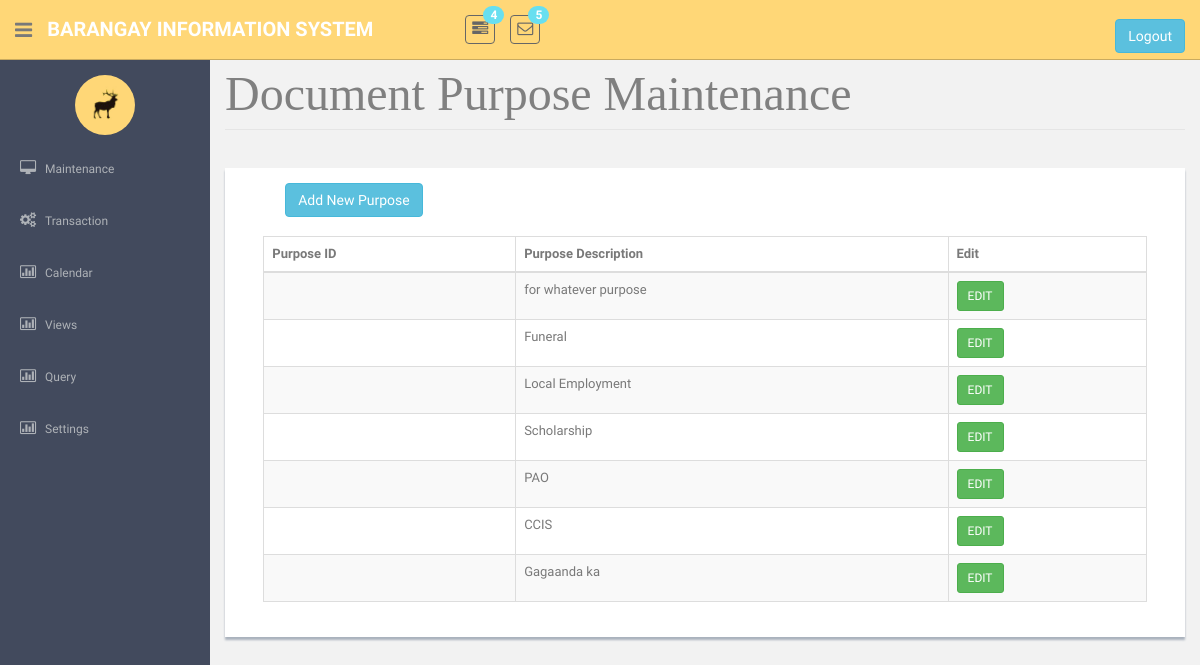
The page /DocumentPMaintenance.php on the database as committed earlier.
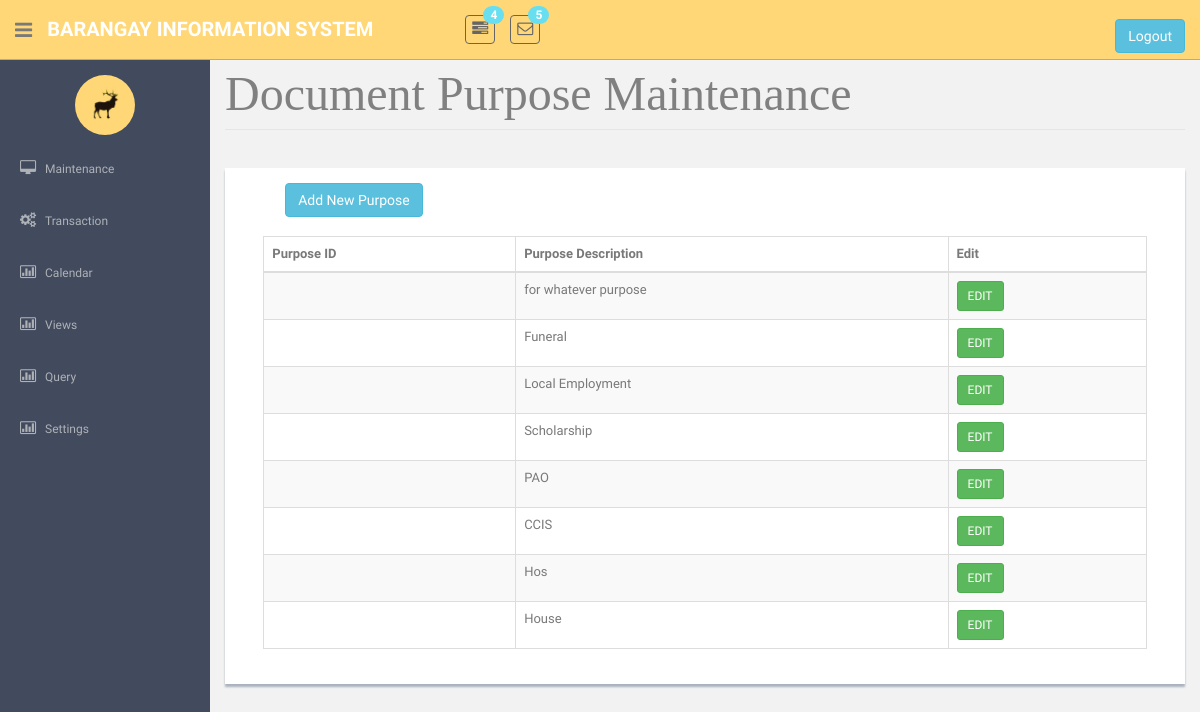
The same page on the database as committed later.
### tables this page shows
CREATE TABLE `tbldocumentpurpose` (
  `intDocPurposeID` int(11) NOT NULL,
  `strPurposeName` varchar(30) NOT NULL,
  `dblPrice` double NOT NULL
);

### DocumentPMaintenance.php (the view, shortened to what this page needs)
<!DOCTYPE html>
          <?php require('header.php');?>
    <?php require('sidebar.php');?>
      <section id="main-content">
          <section class="wrapper site-min-height">
<legend ><font face = "cambria" size = 8 color = "grey"> Document Purpose Maintenance </font></legend>
<br><div class = "showback">
	&nbsp; &nbsp; &nbsp; &nbsp; &nbsp; &nbsp; &nbsp; <button  class="btn btn-info" onclick = "window.location.href='AddPurpose.php'">Add New Purpose</button><br>
<form method = POST>
                                <center><br>
								<table   class="table table-striped table-bordered table-hover"    border = '2' style = 'width:95%'>
								<thead>
								<tr>
								<th>Purpose ID </th>
								<th>Purpose Description </th>
								<th>Edit</th>
								</tr>
								</thead>
					<form method = POST >
							<tbody>
							<?php
								require('connection.php');
								$sql = "select * from tbldocumentpurpose";
								$query = mysqli_query($con, $sql);
								if(mysqli_num_rows($query) > 0){
								while($row = mysqli_fetch_object($query)){?>
								<tr> <td><?php echo $row->strDocPurposeID?></td>
								<td><?php echo $row->strPurposeName?></td>
								<td><button type = submit class="btn btn-success btn-sm"  name = 'btnEdit1' id = 'btnEdit1' value = <?php echo $row->strDocPurposeID; ?>>EDIT</button></td>
								</tr>
							<?php }} ?>
							</tbody>
								</center>
                       </form>
</div>
		</section><! --/wrapper -->
      </section>
  </section>
  </body>
</html>

Rows that differ between the two databases and show on the page:
changed tbldocumentpurpose: strPurposeName "Gagaanda ka" → "Hos"
added tbldocumentpurpose: strPurposeName "House"
